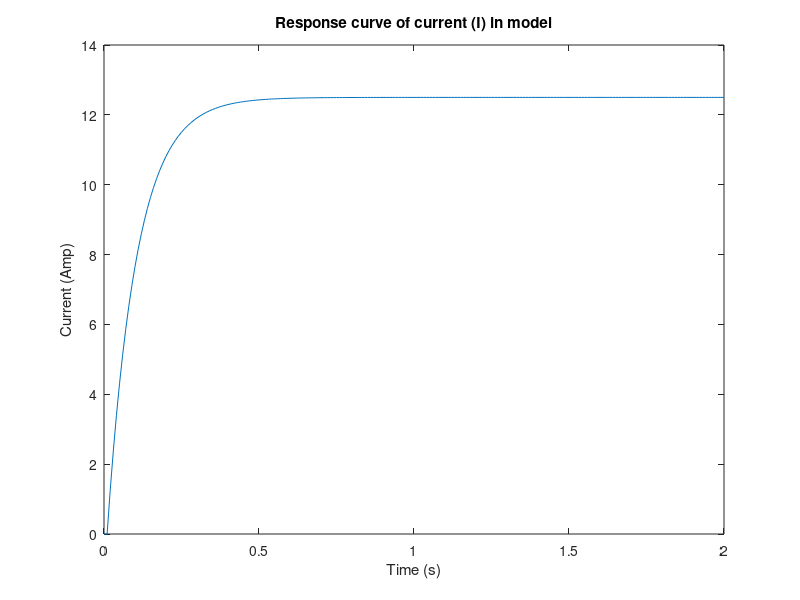
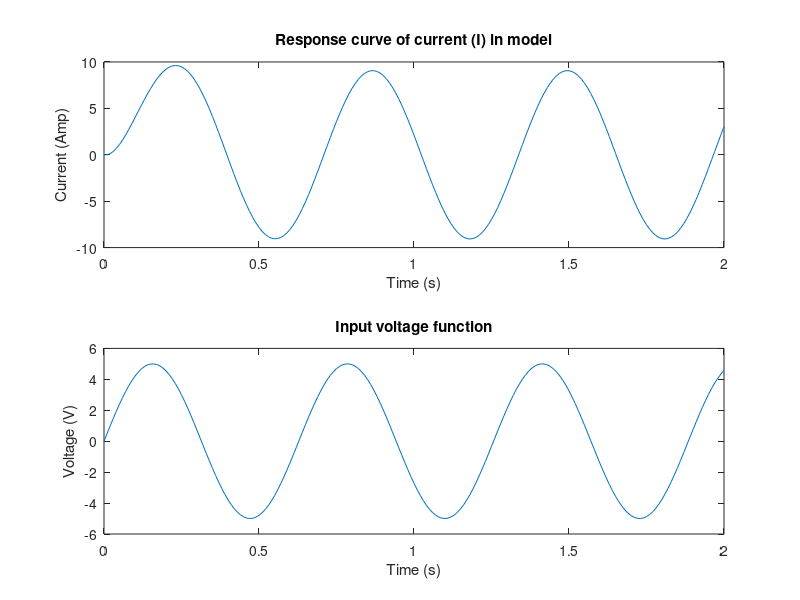
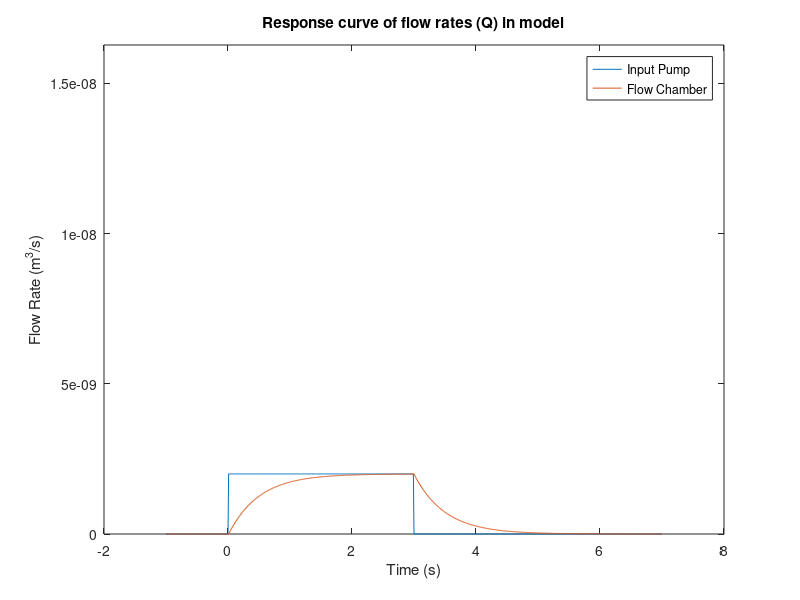

The MATLAB source for these figures, in order: (Note: this script raises an error after producing the figures.)
%% Lab 1
% Samantha Sun
% BIOEN 585
% 20180404

clear all; close all; clc

%% Question 1: Electrical Model
% first-order ODE, solve numerically for I
clearvars

% define constants
r1 = 0.2; % ohm
r2 = 0.2; % ohm
c = 1; % farad

% time step + time values
dt = 0.01; % seconds
t = 0:dt:2; 

% variables
I = zeros(1,length(t));
I(1) = 0; % intial condition
V = zeros(1,length(t)); 
V = V + 5; % for t > 0, V = 5, does not vary with time
V(1) = 0; 

% step through loop
for i = 1:length(t)-1
    I(i+1) = I(i) + dt * (1/c/r1/r2) * (V(i) - I(i)*(r1+r2));
end

% plot response
figure;
plot(t, I)
xlabel('Time (s)')
ylabel('Current (Amp)')
title('Response curve of current (I) in model')

% change voltage generator input
I2 = zeros(1,length(t));
V2 = 5*sin(10*t); % given from assignment

% step through loop
for i = 1:length(t)-1
    I2(i+1) = I2(i) + dt * (1/c/r1/r2) * (V2(i) - I2(i)*(r1+r2));
end

% plot response
figure;
subplot(2,1,1)
plot(t, I2)
xlabel('Time (s)')
ylabel('Current (Amp)')
title('Response curve of current (I) in model')

subplot(2,1,2)
plot(t, V2)
xlabel('Time (s)')
ylabel('Voltage (V)')
title('Input voltage function')

%% Question 2: Fluid model
% solve for flow in flow chamber

clearvars

% time
dt = 0.01;
t = -1:dt:7;

% parameters
Rf = 5e9;   % Pa*s/m^3
Ct = 1e-10; % m^3/Pa
Q = zeros(1, length(t));
Q(t > 0 & t < 3) = 2e-9; % flow starts at t=0, stops at t=3

% variables
Qf = zeros(1,length(t));

% numeric solution
for i = 1:length(t)-1
    Qf(i+1) = Qf(i) + dt * ((Q(i)-Qf(i))/Rf/Ct);
end

% plot
figure;
plot(t, Q, t, Qf)
xlabel('Time (s)')
ylabel('Flow Rate (m^3/s)')
title('Response curve of flow rates (Q) in model')
legend('Input Pump','Flow Chamber')
ylim([0 2.2e-9])

%% Question 2: Fluid model using ode function
% solve for flow in flow chamber

clearvars

% time
dt = 0.01;
t = -1:dt:7;

% parameters
Rf = 5e9;   % Pa*s/m^3
Ct = 1e-10; % m^3/Pa
Q = zeros(length(t),1);
Q(t > 0 & t < 3) = 2e-9; % flow starts at t=0, stops at t=3

% variables
Qf = zeros(length(t),1);

% numeric solution
for i = 1:length(t)-1
    Qf(i+1) = Qf(i) + dt * ((Q(i)-Qf(i))/Rf/Ct);
end

% use ode45 function
[t2, Qf2] = ode45(@(t,y) q2ode(t,y,Rf,Ct), t, 0);

% use ode stiff solver function
[t3, Qf3] = ode15s(@(t,y) q2ode(t,y,Rf,Ct), t, 0);

% change abs tolerance
options = odeset('AbsTol',1e-15);
[t4, Qf4] = ode45(@(t,y) q2ode(t,y,Rf,Ct), t, 0, options);

% plot
figure;
plot(t, Qf, t2, Qf2, t3, Qf3, t4, Qf4)
xlabel('Time (s)')
ylabel('Flow Rate (m^3/s)')
title('Comparing numerical vs ode function solution')
legend('Numerical','ode45','ode15s','ode45+change abs tol')
ylim([0 2.2e-9])


%% Question 3: Chemical Model
% solve for concentrations of A1, A2 over time
% M = moles

% time
dt = 10;
t = 0:dt:1000;

% variables
A1 = zeros(1,length(t));
A2 = zeros(1,length(t));
C2 = zeros(1,length(t));

% parameters
D = 20e-6;      % M
V1 = 1;         % L
V2 = 5;         % L
RT = 5e-6;      % M
k_off = 0.001;  % s^-1
k_on = 1e4;     % s^-1 M^-1
P1 = 0.01;      % L/s
P2 = 0.0005;    % L/s

% initial conditions
A1(1) = D;

% solve
for i = 1:length(t)-1
    A1(i+1) = A1(i) + dt * (-P1*A1(i)/V1);
    A2(i+1) = A2(i) + dt * (P1*A1(i)/V2 - P2*A2(i)/V2 + k_off*C2(i) - ...
                                                k_on*A2(i)*(RT-C2(i)));
    C2(i+1) = C2(i) + dt * (k_on*A2(i)*(RT-C2(i)) - k_off*C2(i));
end

% plot
figure;
subplot(3,1,1)
plot(t,A1*1e6)
xlabel('Time (s)')
ylabel('Concentration (umol/L)')
title('Response curve of modeled drug concentration in stomach')

subplot(3,1,2)
plot(t,A2*1e6)
xlabel('Time (s)')
ylabel('Concentration (umol/L)')
title('Response curve of modeled drug concentration in blood')

subplot(3,1,3)
plot(t,C2*1e6)
xlabel('Time (s)')
ylabel('Concentration (umol/L)')
title('Response curve of modeled receptor-drug complex concentration')

%% Question 4: Mechanical model
clearvars

% time
dt = 0.01;
t = 0:dt:10;

% variables
x = zeros(length(t),1);

% params
b = 0.8;    % Ns/m
k = 1;      % N/m
m = 0;      % kg
F = 3e-3;   % N

% initial condition, x = 0
% starting muscle length = 2.5mm, add on to end
% because we're solving for change in mucle length

% solve
for i = 1:length(t)-1
    x(i+1) = x(i) + dt * (F - k*x(i)) / b;
end

% make adjustments
x = x * 1e3; % convert to mm
x = x + 2.5; % muscle length @ equilibrium

% plot
figure;
plot(t, x)
ylim([0 6])
xlabel('Time (s)')
ylabel('Length (mm)')
title('Modeled change in muscle length')












